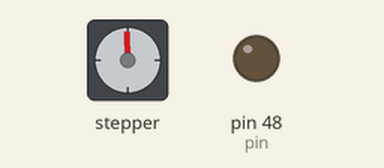
Bench run of a sketch on a simulated Arduino Mega 2560, built with avr-gcc and run on an emulated ATmega2560. Parts: stepper motor, output pins drawn as LEDs (lit = HIGH). Wiring (inferred from the names in the program): stepper motor driver (200 steps per turn assumed): step pin 63; direction pin 62. Pins used as bus, display or sensor lines are not drawn.

Above: at 0.15 s.
At 10.06 s:
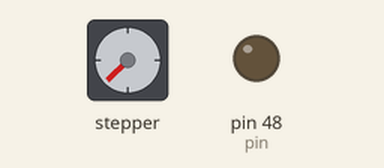
At 19.97 s:
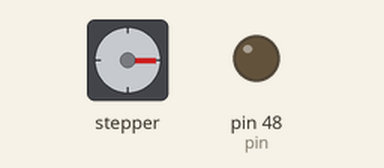
At 39.79 s:
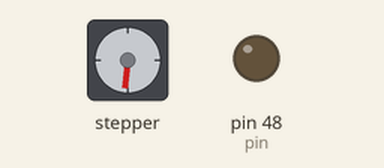
Timing chart, 0 to 40.0 s (numbered marks = the images above):
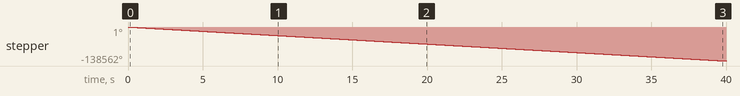

Measured:
- by itself, stepper: keeps turning counter-clockwise at about 3464°/s

The sketch:

motor_Onegeo.ino
```cpp
const int pin = 48; //D48 due enable
const int oe = 40;  //D40 due //ESTOP
const int stepPin = 63; //A9
const int dirPin = 62; //A8
//int customDelay, customDelayMapped;
int customDelayMapped = 250;

void setup(){
  pinMode(pin, OUTPUT);
  pinMode(oe, OUTPUT);
  pinMode(stepPin, OUTPUT);
  pinMode(dirPin, OUTPUT);
  //pinMode(LED_BUILTIN, OUTPUT);


  }

  void loop(){
  digitalWrite(dirPin, LOW);
  //digitalWrite(LED_BUILTIN, LOW);
  digitalWrite(oe, LOW);
  digitalWrite(pin, LOW);
//  customDelayMapped = speedUp();
  digitalWrite(stepPin, HIGH);
      delayMicroseconds(customDelayMapped);
      digitalWrite(stepPin, LOW);
      delayMicroseconds(customDelayMapped);
  }
```
